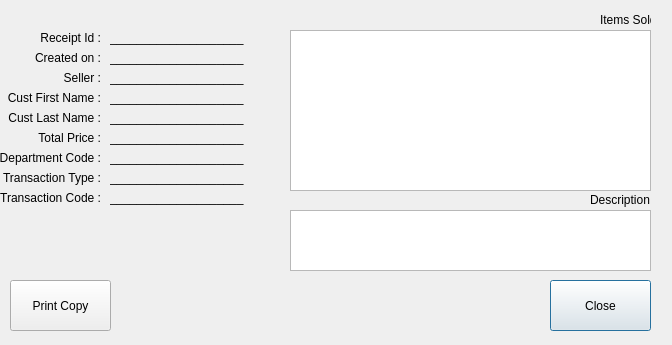
<?xml version="1.0" encoding="UTF-8"?>
<ui version="4.0">
 <class>ReceiptViewer</class>
 <widget class="QDialog" name="ReceiptViewer">
  <property name="geometry">
   <rect>
    <x>0</x>
    <y>0</y>
    <width>672</width>
    <height>345</height>
   </rect>
  </property>
  <property name="minimumSize">
   <size>
    <width>672</width>
    <height>345</height>
   </size>
  </property>
  <property name="maximumSize">
   <size>
    <width>672</width>
    <height>345</height>
   </size>
  </property>
  <property name="windowTitle">
   <string>Receipt Viewer</string>
  </property>
  <widget class="QLabel" name="label">
   <property name="geometry">
    <rect>
     <x>0</x>
     <y>30</y>
     <width>101</width>
     <height>16</height>
    </rect>
   </property>
   <property name="text">
    <string>Receipt Id :</string>
   </property>
   <property name="alignment">
    <set>Qt::AlignRight|Qt::AlignTrailing|Qt::AlignVCenter</set>
   </property>
  </widget>
  <widget class="QLabel" name="label_2">
   <property name="geometry">
    <rect>
     <x>0</x>
     <y>50</y>
     <width>101</width>
     <height>16</height>
    </rect>
   </property>
   <property name="text">
    <string>Created on :</string>
   </property>
   <property name="alignment">
    <set>Qt::AlignRight|Qt::AlignTrailing|Qt::AlignVCenter</set>
   </property>
  </widget>
  <widget class="QLabel" name="label_3">
   <property name="geometry">
    <rect>
     <x>0</x>
     <y>70</y>
     <width>101</width>
     <height>16</height>
    </rect>
   </property>
   <property name="text">
    <string>Seller :</string>
   </property>
   <property name="alignment">
    <set>Qt::AlignRight|Qt::AlignTrailing|Qt::AlignVCenter</set>
   </property>
  </widget>
  <widget class="QLabel" name="label_4">
   <property name="geometry">
    <rect>
     <x>0</x>
     <y>90</y>
     <width>101</width>
     <height>16</height>
    </rect>
   </property>
   <property name="text">
    <string>Cust First Name :</string>
   </property>
   <property name="alignment">
    <set>Qt::AlignRight|Qt::AlignTrailing|Qt::AlignVCenter</set>
   </property>
  </widget>
  <widget class="QLabel" name="label_5">
   <property name="geometry">
    <rect>
     <x>0</x>
     <y>110</y>
     <width>101</width>
     <height>16</height>
    </rect>
   </property>
   <property name="text">
    <string>Cust Last Name :</string>
   </property>
   <property name="alignment">
    <set>Qt::AlignRight|Qt::AlignTrailing|Qt::AlignVCenter</set>
   </property>
  </widget>
  <widget class="QLabel" name="label_6">
   <property name="geometry">
    <rect>
     <x>0</x>
     <y>130</y>
     <width>101</width>
     <height>16</height>
    </rect>
   </property>
   <property name="text">
    <string>Total Price :</string>
   </property>
   <property name="alignment">
    <set>Qt::AlignRight|Qt::AlignTrailing|Qt::AlignVCenter</set>
   </property>
  </widget>
  <widget class="QLabel" name="label_7">
   <property name="geometry">
    <rect>
     <x>0</x>
     <y>150</y>
     <width>101</width>
     <height>16</height>
    </rect>
   </property>
   <property name="text">
    <string>Department Code :</string>
   </property>
   <property name="alignment">
    <set>Qt::AlignRight|Qt::AlignTrailing|Qt::AlignVCenter</set>
   </property>
  </widget>
  <widget class="QLabel" name="label_8">
   <property name="geometry">
    <rect>
     <x>0</x>
     <y>170</y>
     <width>101</width>
     <height>16</height>
    </rect>
   </property>
   <property name="text">
    <string>Transaction Type :</string>
   </property>
   <property name="alignment">
    <set>Qt::AlignRight|Qt::AlignTrailing|Qt::AlignVCenter</set>
   </property>
  </widget>
  <widget class="QLabel" name="label_9">
   <property name="geometry">
    <rect>
     <x>0</x>
     <y>190</y>
     <width>101</width>
     <height>16</height>
    </rect>
   </property>
   <property name="text">
    <string>Transaction Code :</string>
   </property>
   <property name="alignment">
    <set>Qt::AlignRight|Qt::AlignTrailing|Qt::AlignVCenter</set>
   </property>
  </widget>
  <widget class="QLabel" name="RecIdLabel">
   <property name="geometry">
    <rect>
     <x>110</x>
     <y>30</y>
     <width>151</width>
     <height>16</height>
    </rect>
   </property>
   <property name="text">
    <string>____________________</string>
   </property>
   <property name="alignment">
    <set>Qt::AlignLeading|Qt::AlignLeft|Qt::AlignVCenter</set>
   </property>
  </widget>
  <widget class="QLabel" name="dateCreatedLabel">
   <property name="geometry">
    <rect>
     <x>110</x>
     <y>50</y>
     <width>151</width>
     <height>16</height>
    </rect>
   </property>
   <property name="text">
    <string>____________________</string>
   </property>
   <property name="alignment">
    <set>Qt::AlignLeading|Qt::AlignLeft|Qt::AlignVCenter</set>
   </property>
  </widget>
  <widget class="QLabel" name="sellerLabel">
   <property name="geometry">
    <rect>
     <x>110</x>
     <y>70</y>
     <width>151</width>
     <height>16</height>
    </rect>
   </property>
   <property name="text">
    <string>____________________</string>
   </property>
   <property name="alignment">
    <set>Qt::AlignLeading|Qt::AlignLeft|Qt::AlignVCenter</set>
   </property>
  </widget>
  <widget class="QLabel" name="firstNameLabel">
   <property name="geometry">
    <rect>
     <x>110</x>
     <y>90</y>
     <width>151</width>
     <height>16</height>
    </rect>
   </property>
   <property name="text">
    <string>____________________</string>
   </property>
   <property name="alignment">
    <set>Qt::AlignLeading|Qt::AlignLeft|Qt::AlignVCenter</set>
   </property>
  </widget>
  <widget class="QLabel" name="lastNameLabel">
   <property name="geometry">
    <rect>
     <x>110</x>
     <y>110</y>
     <width>151</width>
     <height>16</height>
    </rect>
   </property>
   <property name="text">
    <string>____________________</string>
   </property>
   <property name="alignment">
    <set>Qt::AlignLeading|Qt::AlignLeft|Qt::AlignVCenter</set>
   </property>
  </widget>
  <widget class="QLabel" name="codeLabel">
   <property name="geometry">
    <rect>
     <x>110</x>
     <y>190</y>
     <width>151</width>
     <height>16</height>
    </rect>
   </property>
   <property name="text">
    <string>____________________</string>
   </property>
   <property name="alignment">
    <set>Qt::AlignLeading|Qt::AlignLeft|Qt::AlignVCenter</set>
   </property>
  </widget>
  <widget class="QLabel" name="deptCodeLabel">
   <property name="geometry">
    <rect>
     <x>110</x>
     <y>150</y>
     <width>151</width>
     <height>16</height>
    </rect>
   </property>
   <property name="text">
    <string>____________________</string>
   </property>
   <property name="alignment">
    <set>Qt::AlignLeading|Qt::AlignLeft|Qt::AlignVCenter</set>
   </property>
  </widget>
  <widget class="QLabel" name="typeLabel">
   <property name="geometry">
    <rect>
     <x>110</x>
     <y>170</y>
     <width>151</width>
     <height>16</height>
    </rect>
   </property>
   <property name="text">
    <string>____________________</string>
   </property>
   <property name="alignment">
    <set>Qt::AlignLeading|Qt::AlignLeft|Qt::AlignVCenter</set>
   </property>
  </widget>
  <widget class="QLabel" name="totalPriceLabel">
   <property name="geometry">
    <rect>
     <x>110</x>
     <y>130</y>
     <width>151</width>
     <height>16</height>
    </rect>
   </property>
   <property name="text">
    <string>____________________</string>
   </property>
   <property name="alignment">
    <set>Qt::AlignLeading|Qt::AlignLeft|Qt::AlignVCenter</set>
   </property>
  </widget>
  <widget class="QTextEdit" name="itemsSold">
   <property name="geometry">
    <rect>
     <x>290</x>
     <y>30</y>
     <width>361</width>
     <height>161</height>
    </rect>
   </property>
   <property name="readOnly">
    <bool>true</bool>
   </property>
  </widget>
  <widget class="QLabel" name="label_10">
   <property name="geometry">
    <rect>
     <x>600</x>
     <y>10</y>
     <width>51</width>
     <height>20</height>
    </rect>
   </property>
   <property name="text">
    <string>Items Sold</string>
   </property>
  </widget>
  <widget class="QLabel" name="label_11">
   <property name="geometry">
    <rect>
     <x>590</x>
     <y>190</y>
     <width>61</width>
     <height>20</height>
    </rect>
   </property>
   <property name="text">
    <string>Description :</string>
   </property>
  </widget>
  <widget class="QTextEdit" name="description">
   <property name="geometry">
    <rect>
     <x>290</x>
     <y>210</y>
     <width>361</width>
     <height>61</height>
    </rect>
   </property>
   <property name="readOnly">
    <bool>true</bool>
   </property>
  </widget>
  <widget class="QPushButton" name="pushButton">
   <property name="geometry">
    <rect>
     <x>550</x>
     <y>280</y>
     <width>101</width>
     <height>51</height>
    </rect>
   </property>
   <property name="text">
    <string>Close</string>
   </property>
  </widget>
  <widget class="QPushButton" name="printButton">
   <property name="geometry">
    <rect>
     <x>10</x>
     <y>280</y>
     <width>101</width>
     <height>51</height>
    </rect>
   </property>
   <property name="text">
    <string>Print Copy</string>
   </property>
  </widget>
 </widget>
 <resources/>
 <connections/>
</ui>
